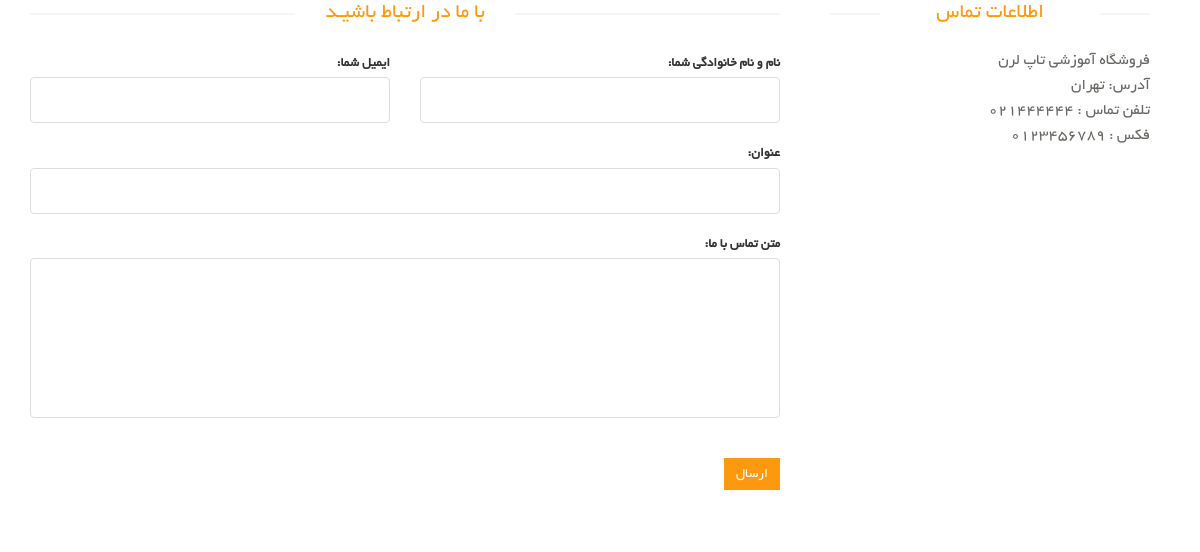
/contact-us/, run on an earlier commit of the app's database.
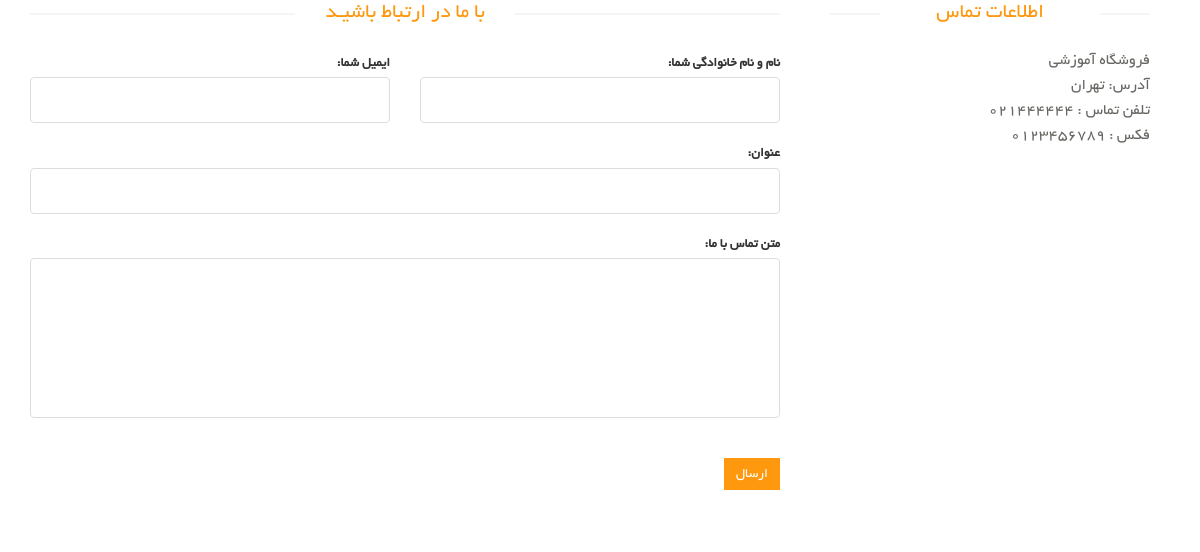
And on a later commit of the database.
### site_module/models.py (models this page shows, shortened)
class SiteSetting(models.Model):
    site_name = models.CharField(max_length=200, verbose_name='نام سایت')
    site_url = models.CharField(max_length=200, verbose_name='دامنه سایت')
    address = models.CharField(max_length=200, verbose_name='آدرس')
    phone = models.CharField(max_length=200, null=True, blank=True, verbose_name='تلفن')
    fax = models.CharField(max_length=200, null=True, blank=True, verbose_name='فکس')
    email = models.CharField(max_length=200, null=True, blank=True, verbose_name='ایمیل')
    copy_right = models.TextField(verbose_name='متن کپی رایت سایت')
    about_us_text = models.TextField(verbose_name='متن درباره ما سایت')
    site_logo = models.ImageField(upload_to='images/site-setting/', verbose_name='لوگو سایت')
    is_main_setting = models.BooleanField(verbose_name='تنظیمات اصلی')
    class Meta:
        verbose_name = 'تنظیمات سایت'
        verbose_name_plural = 'تنظیمات'

### contact_module/views.py (the view)
# urls.py: path('', views.ContactUsView.as_view(), name='contact_us_page'),
class ContactUsView(CreateView):
    form_class = ContactUsModelForm
    template_name = 'contact_module/contact_us_page.html'
    success_url = '/contact-us/'
    def get_context_data(self, *args, **kwargs):
        context = super().get_context_data(*args, **kwargs)
        setting: SiteSetting = SiteSetting.objects.filter(is_main_setting=True).first()
        context['site_setting'] = setting
        return context

### contact_module/forms.py
class ContactUsModelForm(forms.ModelForm):
    class Meta:
        model = ContactUs
        fields = ['full_name', 'email', 'title', 'message']
        widgets = {
            'full_name': forms.TextInput(attrs={
                'class': 'form-control'
            }),
            'email': forms.TextInput(attrs={
                'class': 'form-control'
            }),
            'title': forms.TextInput(attrs={
                'class': 'form-control'
            }),
            'message': forms.Textarea(attrs={
                'class': 'form-control',
                'rows': 5,
                'id': 'message'
            })
        }
        labels = {
            'full_name': 'نام و نام خانوادگی شما',
            'email': 'ایمیل شما'
        }
        error_messages = {
            'full_name': {
                'required': 'نام و نام خانوادگی اجباری می باشد. لطفا وارد کنید'
            }
        }

### contact_module/templates/contact_module/contact_us_page.html (shortened to what this page needs)
{% extends 'shared/_layout.html' %}
{% block content %}
    <div id="contact-page" class="container">
        <div class="bg">
            <div class="row">
                <div class="col-sm-8">
                    <div class="contact-form">
                        <h2 class="title text-center">با ما در ارتباط باشیـد</h2>
                        <form id="main-contact-form" class="contact-form row" action="{% url 'contact_us_page' %}"
                              method="post">
                            <div class="col-md-6 form-group">
                                {{ form.email.label_tag }}
                                {{ form.email }}
                            </div>
                            <div class="col-md-6 form-group">
                                {{ form.full_name.label_tag }}
                                {{ form.full_name }}
                            </div>
                            <div class="col-md-12 form-group">
                                {{ form.title.label_tag }}
                                {{ form.title }}
                            </div>
                            <div class="col-md-12 form-group">
                                {{ form.message.label_tag }}
                                {{ form.message }}
                            </div>
                            <div class="form-group col-md-12">
                                <button type="submit" class="btn btn-primary pull-right">ارسال</button>
                            </div>
                        </form>
                    </div>
                </div>
                <div class="col-sm-4">
                    <div class="contact-info">
                        <h2 class="title text-center">اطلاعات تماس</h2>
                        <address>
                            <p>{{ site_setting.site_name }}</p>
                            <p> آدرس: {{ site_setting.address }}</p>
                            <p>تلفن تماس : {{ site_setting.phone }}</p>
                            {% if site_setting.fax %}
                                <p>فکس : {{ site_setting.fax }}</p>
                            {% endif %}
                        </address>
                    </div>
                </div>
            </div>
        </div>
    </div>
{% endblock %}

What changed in the data, as far as the page shows it:
changed SiteSetting "تهران": site_name "فروشگاه آموزشی تاپ لرن" → "فروشگاه آموزشی"
